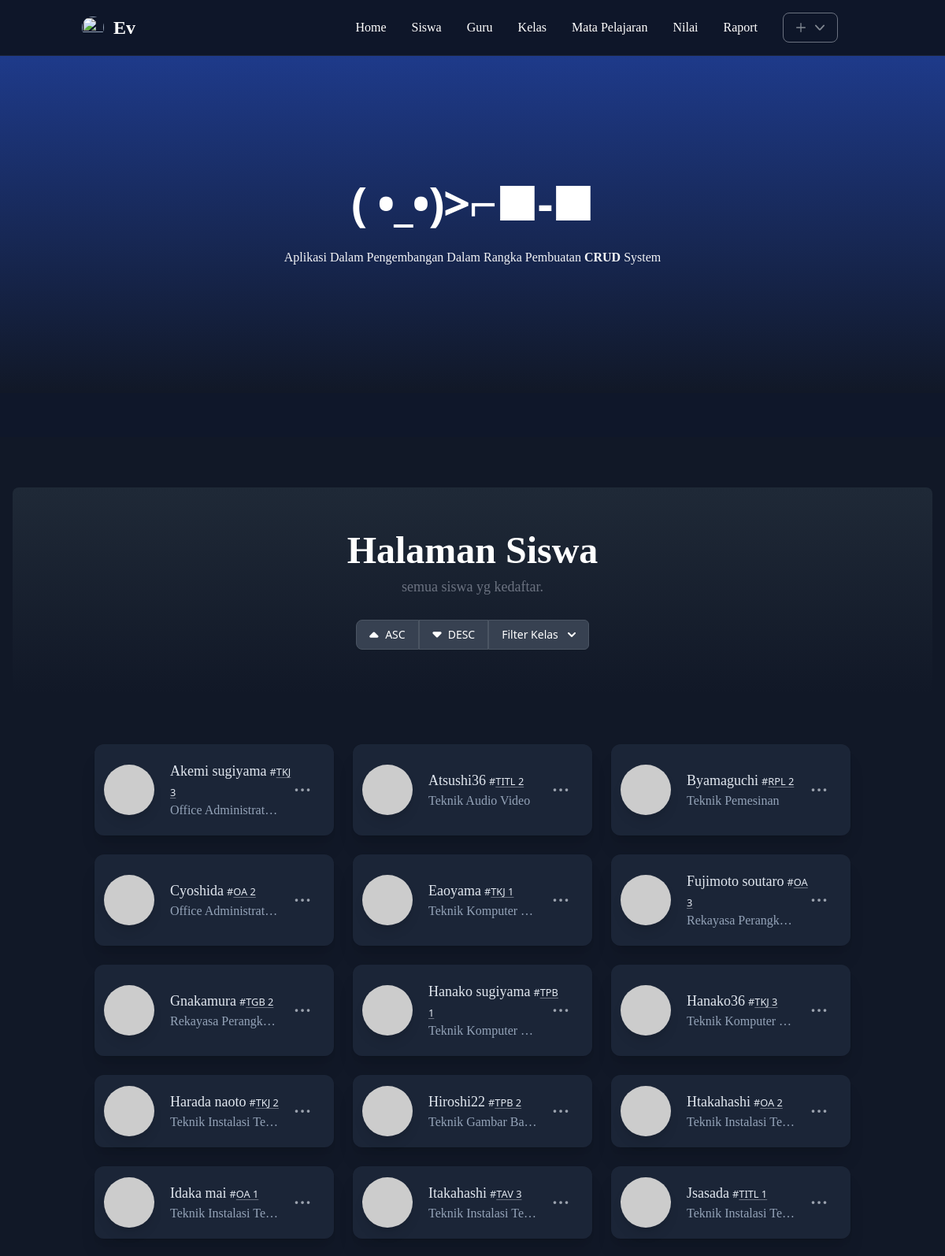
The page /?v=siswa (upper part) on the database its author committed.
### tables this page shows
CREATE TABLE `siswas` (
  `nis` int NOT NULL,
  `id_kelas` int DEFAULT NULL,
  `nama_lengkap` varchar(100) NOT NULL,
  `tgl_lahir` date NOT NULL,
  `jk` varchar(50) NOT NULL,
  `alamat` varchar(100) NOT NULL,
  `telp` varchar(100) NOT NULL,
  `agama` varchar(100) NOT NULL,
  `jurusan` varchar(100) NOT NULL
);

CREATE TABLE `kelas` (
  `id` int NOT NULL,
  `nama` varchar(10) DEFAULT NULL,
  `kapasitas` int DEFAULT NULL,
  `kode_guru` int DEFAULT NULL
);

### public/siswa/index.php (the view, shortened to what this page needs)
<?php
try {
  $connection = connect();
  [$heading, $selectedKelas] = null;
  $query = "SELECT s.nama_lengkap,s.jurusan,s.nis,k.nama AS nama_kelas from siswas s JOIN kelas k ON k.id = s.id_kelas ORDER BY nama_lengkap ASC";
  $datas = $connection->query($query);
} catch (\Throwable $e) {
  $errors[] = $e->getMessage();
}
?>
<section class="bg-white dark:bg-gray-900 mt-14">
  <div class="py-8 px-4 mx-auto max-w-screen-xl lg:py-16 text-center">
    <div class="bg-gradient-to-b dark:from-gray-800 to-transparent dark:border-gray-700 rounded-t-lg p-8 md:py-14 mb-7">
      <h1 class="text-gray-900 dark:text-white text-3xl <?= (!is_null($heading) && strlen($heading) > 55) ? 'md:text-4xl ' : 'md:text-5xl' ?> font-heading font-extrabold mb-2"><?= $heading ?? 'Halaman Siswa' ?></h1>
      <p class="text-lg font-normal text-gray-500 mb-2 font-subHeading"><?= ($datas->num_rows == 0) ? 'Tidak ada data siswa' : 'semua siswa yg kedaftar.' ?></p>
      <div class="inline-flex rounded-md mt-5 shadow-sm" role="group">
        <button type="button" class="inline-flex items-center px-4 py-2 text-sm font-medium text-gray-900 bg-white border border-gray-200 rounded-l-lg hover:bg-gray-100 hover:text-blue-700 focus:z-10 focus:ring-2 focus:ring-blue-700 focus:text-blue-700 dark:bg-gray-700 dark:border-gray-600 dark:text-white dark:hover:text-white dark:hover:bg-gray-600 dark:focus:ring-gray-500 dark:focus:text-white">
          <svg class="w-3 h-3 mr-2" aria-hidden="true" xmlns="http://www.w3.org/2000/svg" fill="currentColor" viewBox="0 0 16 10">
            <path d="M9.207 1A2 2 0 0 0 6.38 1L.793 6.586A2 2 0 0 0 2.207 10H13.38a2 2 0 0 0 1.414-3.414L9.207 1Z" />
          </svg>
          ASC
        </button>
        <button type="button" class="inline-flex items-center px-4 py-2 text-sm font-medium text-gray-900 bg-white border border-gray-200 hover:bg-gray-100 hover:text-blue-700 focus:z-10 focus:ring-2 focus:ring-blue-700 focus:text-blue-700 dark:bg-gray-700 dark:border-gray-600 dark:text-white dark:hover:text-white dark:hover:bg-gray-600 dark:focus:ring-gray-500 dark:focus:text-white">
          <svg class="w-3 h-3 mr-2" aria-hidden="true" xmlns="http://www.w3.org/2000/svg" fill="currentColor" viewBox="0 0 16 10">
            <path d="M15.434 1.235A2 2 0 0 0 13.586 0H2.414A2 2 0 0 0 1 3.414L6.586 9a2 2 0 0 0 2.828 0L15 3.414a2 2 0 0 0 .434-2.179Z" />
          </svg> DESC
        </button>
        <button id="drpKelasButton" data-modal-target="drpKelas" data-modal-toggle="drpKelas" onclick="disabll()" class=" inline-flex items-center px-4 py-2 text-sm font-medium text-gray-900 bg-white border border-gray-200 rounded-r-md hover:bg-gray-100 hover:text-blue-700 focus:z-10 focus:ring-2 focus:ring-blue-700 focus:text-blue-700 dark:bg-gray-700 dark:border-gray-600 dark:text-white dark:hover:text-white dark:hover:bg-gray-600 dark:focus:ring-gray-500 dark:focus:text-white" type="button">Filter Kelas <svg class="w-2.5 h-2.5 ms-3" aria-hidden="true" xmlns="http://www.w3.org/2000/svg" fill="none" viewBox="0 0 10 6">
            <path stroke="currentColor" stroke-linecap="round" stroke-linejoin="round" stroke-width="2" d="m1 1 4 4 4-4" />
          </svg>
        </button>
      </div>
    </div>
  </div>
  <div class="container -mt-7 mx-auto px-8 min-h-screen">
    <div class="grid grid-cols-1 md:grid-cols-3 gap-6">
      <?php while ($data = $datas->fetch_object()) : ?>
        <div class="w-full mx-auto bg-white shadow-lg dark:shadow-xl ring-1 ring-black/5 rounded-xl flex items-center space-x-3 dark:bg-slate-800/80 hover:bg-gray-50 dark:hover:bg-slate-800/60 duration-150">
          <div class="flex items-center space-x-3 max-w-full grow ml-3">
            <img class="w-16 h-16 rounded-full shadow-lg" src="https://placehold.co/300x300/000000/FFFFFF.webp?text=<?= mb_strtoupper(mb_substr($data->nama_lengkap, 0, 1, "UTF-8")) ?>" alt="<?= $data->nama_lengkap; ?>">
            <div class="min-w-0 py-5 pl-2">
              <a href="siswa/siswa.php?n=<?= strtolower(urlencode($data->nama_lengkap)) ?>&id=<?= $data->nis ?>" class="text-slate-900 font-subHeading font-medium cursor-pointer hover:underline hover:underline-offset-2 text-sm sm:text-lg truncate dark:text-slate-200"><?= str_replace('.', ' ', ucfirst($data->nama_lengkap)) ?></a><small class="dark:text-slate-200 text-slate-600 ml-1">#<a class="underline underline-offset-2 hover:decoration-2 decoration-gray-500" href="?v=siswa&kelas=<?= str_replace(' ', '_', $data->nama_kelas) ?>"><?= $data->nama_kelas ?></a></small>
              <div class="text-slate-500 font-txt font-medium text-sm sm:text-base leading-tight truncate dark:text-slate-400"><?= $data->jurusan ?></div>
            </div>
          </div>
          <div style="margin-right: 1.5rem !important">
            <button id="dropdownButton" data-dropdown-toggle="<?= $data->nis ?>" class="inline-block text-gray-500 dark:text-gray-400 hover:bg-gray-100 dark:hover:bg-gray-700 focus:ring-4 focus:outline-none focus:ring-gray-200 dark:focus:ring-gray-700 rounded-lg text-sm p-1.5" type="button">
              <svg class="w-5 h-5" aria-hidden="true" xmlns="http://www.w3.org/2000/svg" fill="currentColor" viewBox="0 0 16 3">
                <path d="M2 0a1.5 1.5 0 1 1 0 3 1.5 1.5 0 0 1 0-3Zm6.041 0a1.5 1.5 0 1 1 0 3 1.5 1.5 0 0 1 0-3ZM14 0a1.5 1.5 0 1 1 0 3 1.5 1.5 0 0 1 0-3Z" />
              </svg>
            </button>
          </div>
        </div>
      <?php endwhile; ?>
    </div>
  </div>
</section>

### rows shown on the page
siswas: nama_lengkap "Akemi sugiyama", id_kelas.nama "TKJ 3", jurusan "Office Administration"
siswas: nama_lengkap "Atsushi36", id_kelas.nama "TITL 2", jurusan "Teknik Audio Video"
siswas: nama_lengkap "Byamaguchi", id_kelas.nama "RPL 2", jurusan "Teknik Pemesinan"
siswas: nama_lengkap "Cyoshida", id_kelas.nama "OA 2", jurusan "Office Administration"
siswas: nama_lengkap "Eaoyama", id_kelas.nama "TKJ 1", jurusan "Teknik Komputer…"
siswas: nama_lengkap "Fujimoto soutaro", id_kelas.nama "OA 3", jurusan "Rekayasa Perangk…"
siswas: nama_lengkap "Gnakamura", id_kelas.nama "TGB 2", jurusan "Rekayasa Perangk…"
siswas: nama_lengkap "Hanako sugiyama", id_kelas.nama "TPB 1", jurusan "Teknik Komputer…"
siswas: nama_lengkap "Hanako36", id_kelas.nama "TKJ 3", jurusan "Teknik Komputer…"
siswas: nama_lengkap "Harada naoto", id_kelas.nama "TKJ 2", jurusan "Teknik Instalasi Te…"
siswas: nama_lengkap "Hiroshi22", id_kelas.nama "TPB 2", jurusan "Teknik Gambar Ba…"
siswas: nama_lengkap "Htakahashi", id_kelas.nama "OA 2", jurusan "Teknik Instalasi Te…"
siswas: nama_lengkap "Idaka mai", id_kelas.nama "OA 1", jurusan "Teknik Instalasi Te…"
siswas: nama_lengkap "Itakahashi", id_kelas.nama "TAV 3", jurusan "Teknik Instalasi Te…"
siswas: nama_lengkap "Jsasada", id_kelas.nama "TITL 1", jurusan "Teknik Instalasi Te…"

### other values the page prints
$page['head'] "( •_•)>⌐■-■"
$heading "Halaman Siswa"
